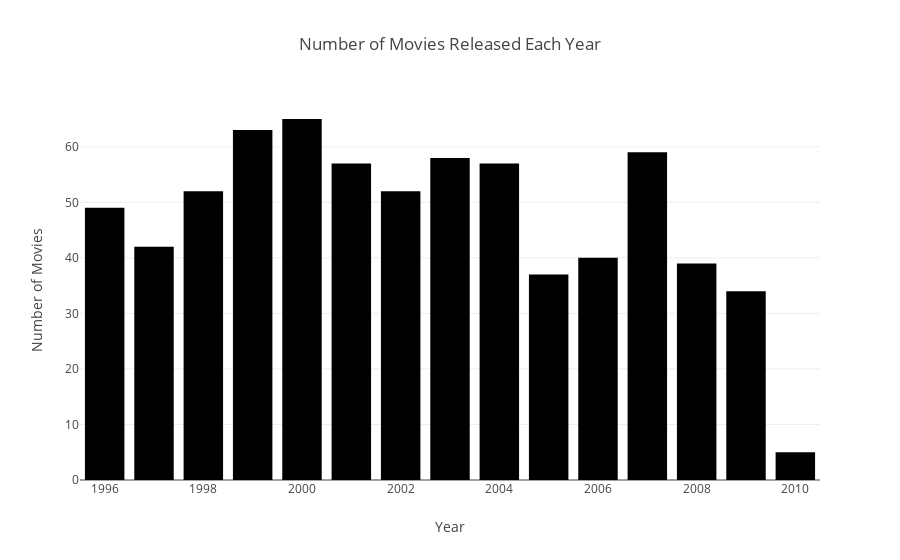

Write notebook code for a chart like this one.
### Code cell
graph_result.get("codes")[graph_result.get("best_vis_strategy")].get("fig")

### Figure 1 — Plotly figure (JSON) as saved in the notebook; plotly's stock layout.template omitted (floating-point values rounded to 4 significant figures)
{"data": [{"alignmentgroup": "True", "hovertemplate": "Year=%{x}<br>Number of Movies=%{y}<extra></extra>", "legendgroup": "", "marker": {"color": "#000001", "pattern": {"shape": ""}}, "name": "", "offsetgroup": "", "orientation": "v", "showlegend": false, "textposition": "auto", "type": "bar", "x": [1996, 1997, 1998, 1999, 2000, 2001, 2002, 2003, 2004, 2005, 2006, 2007, 2008, 2009, 2010], "xaxis": "x", "y": [49, 42, 52, 63, 65, 57, 52, 58, 57, 37, 40, 59, 39, 34, 5], "yaxis": "y"}], "layout": {"barmode": "relative", "legend": {"tracegroupgap": 0}, "title": {"text": "Number of Movies Released Each Year"}, "xaxis": {"anchor": "y", "domain": [0, 1], "title": {"text": "Year"}}, "yaxis": {"anchor": "x", "domain": [0, 1], "title": {"text": "Number of Movies"}}}}
